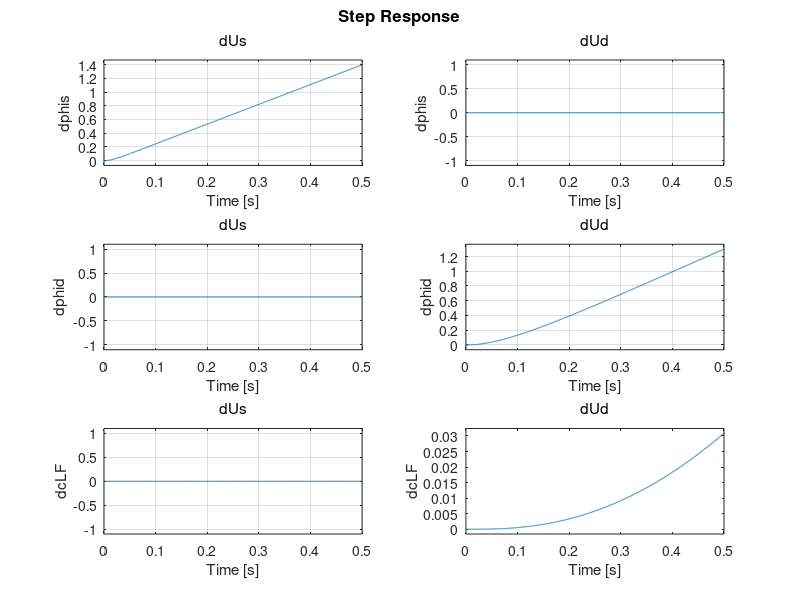
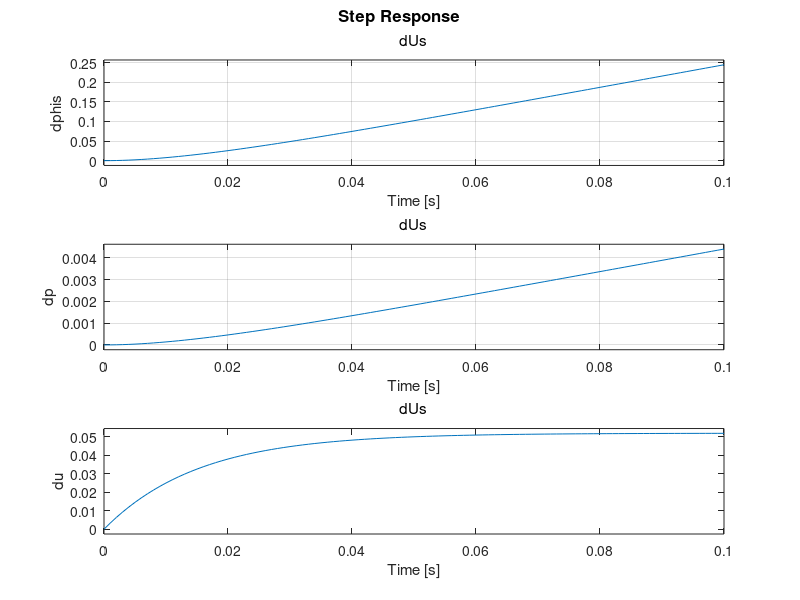
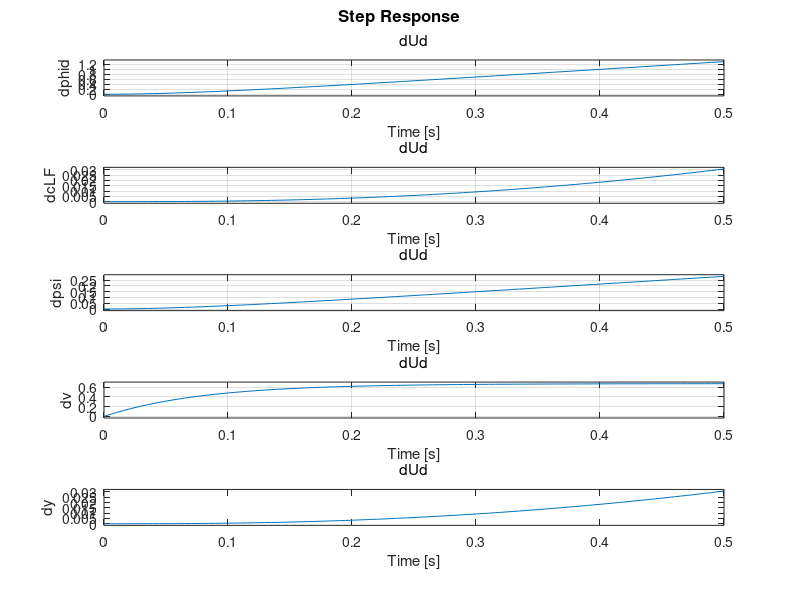

Here is the MATLAB script that generated these plots, in order: (Note: this script raises an error after producing the figures.)
% Deuxième Version du Script Bolide

%% Système boucle ouverte et linéarisation

clear, clc
format short g

%% Paramètres du Système
% Masses
mw=0.06;
mb=0.92;
Ms=mb + 2*mw;

% Distances
rho=0.036;
l=0.165;
d=0.086; % distance A-C

% Electriques
L=2.3e-3;
R=2.2;
% r;

% Couples
k=0.347;
% alpha=33.5;
% beta=2.26e-2;

% Moments inertie A TROUVER
Iwy=1.6e-4;
Ipsi=3.59e-2;

% Constantes utilitaires
beta = (Ms + 2*Iwy/rho^2);
gamma = Ipsi + mb*d^2; 
alpha = 2/rho;
eta = l/rho;

%% Trajectoire d'équilibre
% Mouvement Rectiligne Uniforme selon axe x du laboratoire.
% On néglige les perturbations sur les entrées et les mesures.

% Commandes, Références
ur = 0.5; %m/s
psir = 0;

% On fait le changement right,left (r,l) -> sum,dif (s,d)
% Somme des tensions gauche et droite
% Le "s" signifie "sum", on trouvera aussi "d"
% pour "difference"
Usbar = min([2*k/rho*ur; 12]); % should not be >12V

pbar = 0; % normally, should equals ubar*t, 
% but is not in state function, so any value fits.
ubar = ur;
psibar = psir;
vbar = 0;
Isbar = 0;
Idbar = 0;
ybar = 0;

statebar = [pbar; ubar; psibar; vbar; Isbar; Idbar; ybar];

%% Système de simulation en Simulink

%% Linéarisation (système complet)
% Entrées et sorties en sum,diff
% Etat=[p; u; psi; v; Isbar; Idbar; y], Entrée=[Us; Ud], 
% Sortie mesurée=[phis; phid; cLF]

% Fonction d'état
A = [0 1 0 0 0 0 0;
    0 0 0 0 1/beta*k/rho 0 0;
    0 0 0 1 0 0 0;
    0 0 0 1/gamma*mb*d*ubar 0 1/gamma*l*k/2/rho 0;
    0 -2*k/L/rho 0 0 -R/L 0 0;
    0 0 0 -k*l/L/rho 0 -R/L 0;
    0 0 ubar 0 0 0 0;];

% Entrée de commande
B = [0 0;
    0 0;
    0 0;
    0 0;
    1/L 0;
    0 1/L;
    0 0;];

% Entrée de perturbation

% Sortie mesurées
% phis (sum), phid (dif), cLF (capteur Line Follower)
C = [alpha 0 0 0 0 0 0;
    0 0 eta 0 0 0 0;
    0 0 0 0 0 0 1;];

% Influence des commandes
D = zeros(3,2);

% Influence des perturbations -> Dans Simulink
% Dd = zeros(3,2);

sys = ss(A,B,C,D);
set(sys,'InputName',{'dUs','dUd'},'OutputName',{'dphis','dphid','dcLF'});

figure(1), step(sys), grid
% phis augmente exponentiellement

sort(eig(A)) % 2 vp très rapides => simplification par perturbations singulières
fastEig = -R/L % ce sont les vp des courants

%% Optionnel: vérification du linéarisé avec SCD linearizer

%% Sous-système Lent Somme
% On a négligé Is par perturbation
% Etat=[p; u], Entrée=[Us], Sortie mesurée=[phis]

Qs = k/beta/rho/R;

ASum = [0 1;
    0 Qs*(-2*k/rho)];

BSum = [0;
    Qs];

CSum = [alpha 0];

DSum = [0];

sysSum = augstate(ss(ASum,BSum,CSum,DSum)); % Ajout de l'état à la sortie
set(sysSum,'InputName',{'dUs'},'OutputName',{'dphis','dp','du'});

figure(2), step(sysSum), grid
% Vitesse constante, p est une droite

%% Sous-système Lent Différence
% On a négligé Id par perturbation
% Etat=[psi; v; y], Entrée=[Ud], Sortie mesurée=[phid; cLF]

b1 = 1/gamma*mb*d*ubar;
b2 = 1/gamma*l*k/2/rho/R;

ADif = [0 1 0;
    0 (b1 + b2*(-k*l/rho)) 0;
    ubar 0 0];

BDif = [0;
    b2;
    0];

CDif = [eta 0 0;
    0 0 1];

DDif = [0;
    0];

sysDif = augstate(ss(ADif,BDif,CDif,DDif)); % Ajout de l'état à la sortie
set(sysDif,'InputName',{'dUd'},'OutputName',{'dphid','dcLF','dpsi','dv', ...
    'dy'});

figure(3), step(sysDif), grid
% Divergence au bout de t=65s

%% Les vp des sous-systèmes sont les vp du système lent complet
eigSys=sort(eig(A)) 
fastEig
eigSysSumOl = sort(eig(ASum))
eigSysDifOl = sort(eig(ADif))

%% Modèle de commande somme
sumEig = sort(eig(ASum));

% réglage PD idéal
w0 = 1*abs(sumEig(1)); % accélération facteur 2000
xi = 1/sqrt(2);
% Gains
h1 = w0^2/Qs/alpha;
h2 = 1/alpha*(-2*xi*w0/Qs + 2*k/rho);
h3 = h1;
sumEigDesired = roots([1 2*xi*w0 w0^2]);

% PD idéal
PDsum = [tf([-h2 h3],1) tf([h2 -h1], 1)];
set(PDsum,'InputName',{'dphisr','dphis'},'OutputName',{'dUs'})

%figure(4), bode(PDsum), grid


% PD approximé
Tds = h2/h1;
ns = 50; % à régler, augmente la sensibilité au bruit.

Ms = -ns;
Ns = [ns -ns];
Ps = h1*Tds*ns;
Qs = [h1*(1-Tds*ns) -h1*(1-Tds*ns)];

PDsumApprox = ss(Ms,Ns,Ps,Qs);
set(PDsumApprox,'InputName',{'dphisr','dphis'},'OutputName',{'dUs'})

% comparaison PD idéal/PD approximé
figure(41), bode(PDsum,PDsumApprox), grid, legend('ideal','approx')
% Espérons que notre approximation soit assez précise dans le domaine de
% fréquence de fonctionnement

% Vérification BF avec PDs idéal et approximés
% sys bouclé par PDsum a les valeurs propres désirées
sysSumBF = lft(PDsum,sysSum,1,1); % on boucle phis sur Us
eigSysSumBF = eig(sysSumBF) % ce qu'on a
sysSumBFApprox = lft(PDsumApprox,sysSum,1,1);
eigSysSumBFApprox = eig(sysSumBFApprox)
sumEigDesired % ce qu'on voulait
fastEig
% Les 2 sont << vp de Is donc hypothèse des perturbations singulières
% respectée


% Réponses des système Sum (Idéal et Approx) en Boucle Fermée
% Temporelle 
figure(5), step(sysSumBF), grid, title('RépTemp de sysSumBF')
figure(51), step(sysSumBF,sysSumBFApprox), grid, title('RépTemp de sysSumBF et sysSumBFApprox'), legend('ideal','approx')
figure(52), step(sysSumBFApprox), grid, title('RépTemp de sysSumBFApprox')
% Fréquentielle
figure(6), bode(sysSumBF), grid, title('RépFréq de sysSumBF')
% On regarde le transfert p/phisr
% Marge de phase=+inf° (Gain dans [-110,-60] donc jamais nul), 
% Marge de gain=+infdB (Phase dans [0.,90] donc jamais =-180° mod 360)
% Marges trop grandes -> robuste mais performances médiocres
figure(61), bode(sysSumBF,sysSumBFApprox), grid, title('RépFréq de sysSumBF et sysSumBFApprox'), legend('ideal','approx')


%% Modèle de commande diff

% réglage Contrôleur Idéal, PD sur phid, P sur cLF
sigma = 10; % à régler, réponse très lente.
% Gains
k1 = 1/b2/eta*sigma^2*sqrt(6);
k2 = 1/b2/eta*(-sigma*sqrt(6) - b1 + b2*k*l/rho);
k3 = k1;
k4 = sigma^3/ubar/b2;
k5 = k4;
difEigDesired = roots([1 sigma*sqrt(6) sigma^2*sqrt(6) sigma^3]);

% PD+D idéal
PDdif = [tf([-k2 k3],1) tf([k5],1) tf([k2 -k1],1) tf([-k4],1)];
set(PDdif,'InputName',{'dphidr','dcLFr','dphid','dcLF'},'OutputName', ...
    {'dUd'})

%figure(7), bode(PDdif), grid


% PD+P approximé
Tdd = k2/k1;
nd = 50;

Md = -nd;
Nd = [nd 0 -nd 0];
Pd = k1*Tdd*nd;
Qd = [k1*(1-Tdd*nd) k5 -k1*(1-Tdd*nd) -k5];

PDdifApprox = ss(Md,Nd,Pd,Qd);
set(PDdifApprox,'InputName',{'dphidr','dcLFr','dphid','dcLF'},'OutputName',{'dUd'})

% comparaison PD idéal/PD approximé
figure(71), bode(PDsum,PDdifApprox), grid, legend('ideal','approx')

% Vérification BF avec PD idéal
% sys bouclé par PDdif a les valeurs propres désirées
sysDifBF = lft(PDdif,sysDif,2,1); % on boucle phis sur Us
eigSysDifBF = eig(sysDifBF) % ce qu'on a
sysDifBFApprox = lft(PDdifApprox,sysDif,2,1);
eigSysDifBFApprox = eig(sysDifBFApprox)
difEigDesired % ce qu'on voulait
fastEig
% Les vp sont << vp de Id donc hypothèse des perturbations singulières
% respectée

% Réponses des systèmes Dif (Idéal et Approx) en Boucle Fermée
% Temporelle 
figure(8), step(sysDifBF), grid, title('RépTemp de sysDifBF')
figure(81), step(sysDifBF,sysDifBFApprox), grid, title('RépTemp de sysDifBF et sysDifBFApprox'), legend('ideal','approx')
% Fréquentielle
figure(9), bode(sysDifBF), grid, title('RépFréq de sysDifBF')
% On regarde le transfert y/cLF
% Marge de phase = entre 180° et 90°, grand -> robuste mais peu précis
% Marge de gain = 13dB confortable
figure(91), bode(sysDifBF,sysDifBFApprox), grid, title('RépFréq de sysDifBF et sysDifBFApprox'), legend('ideal','approx')




